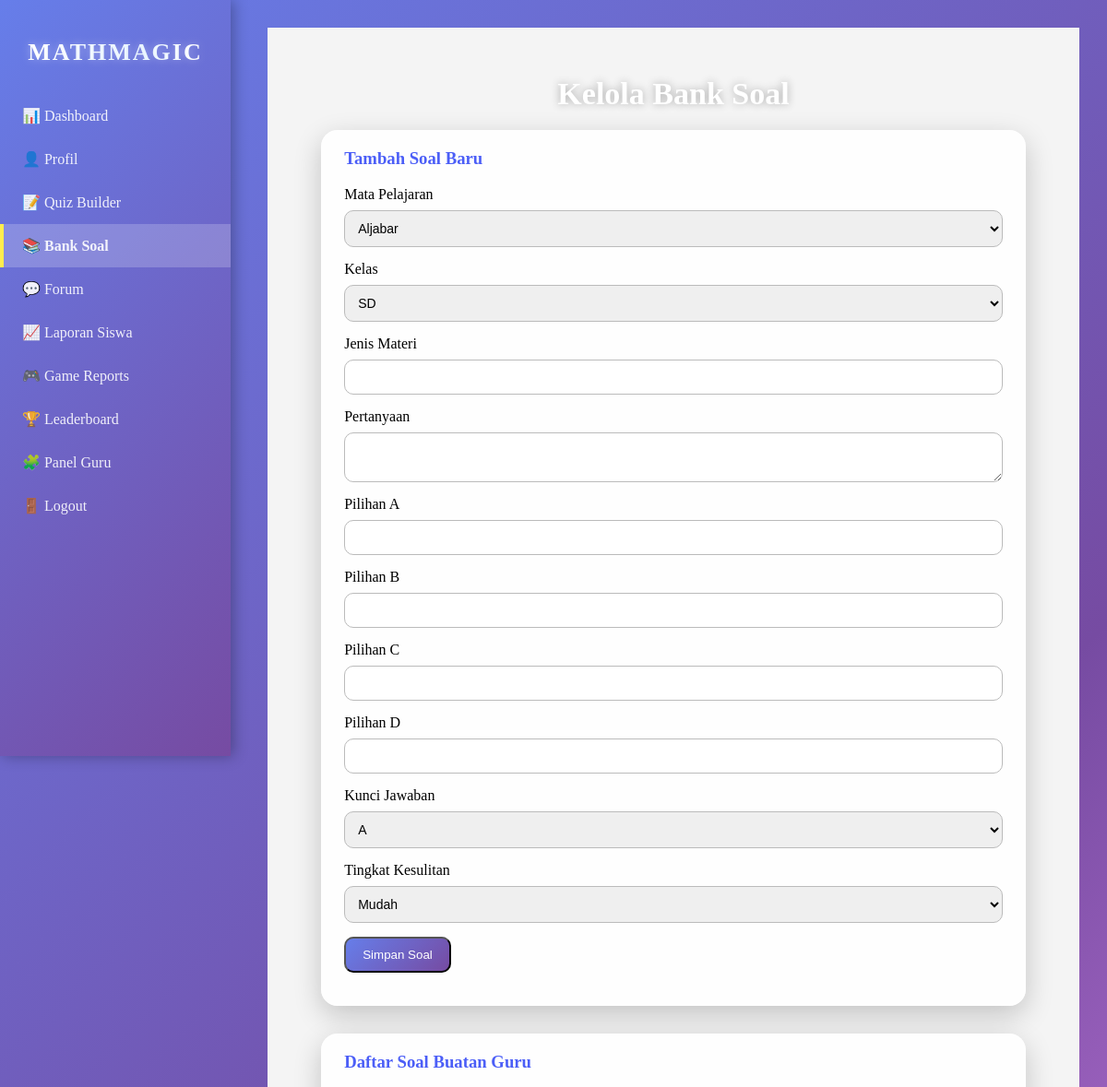
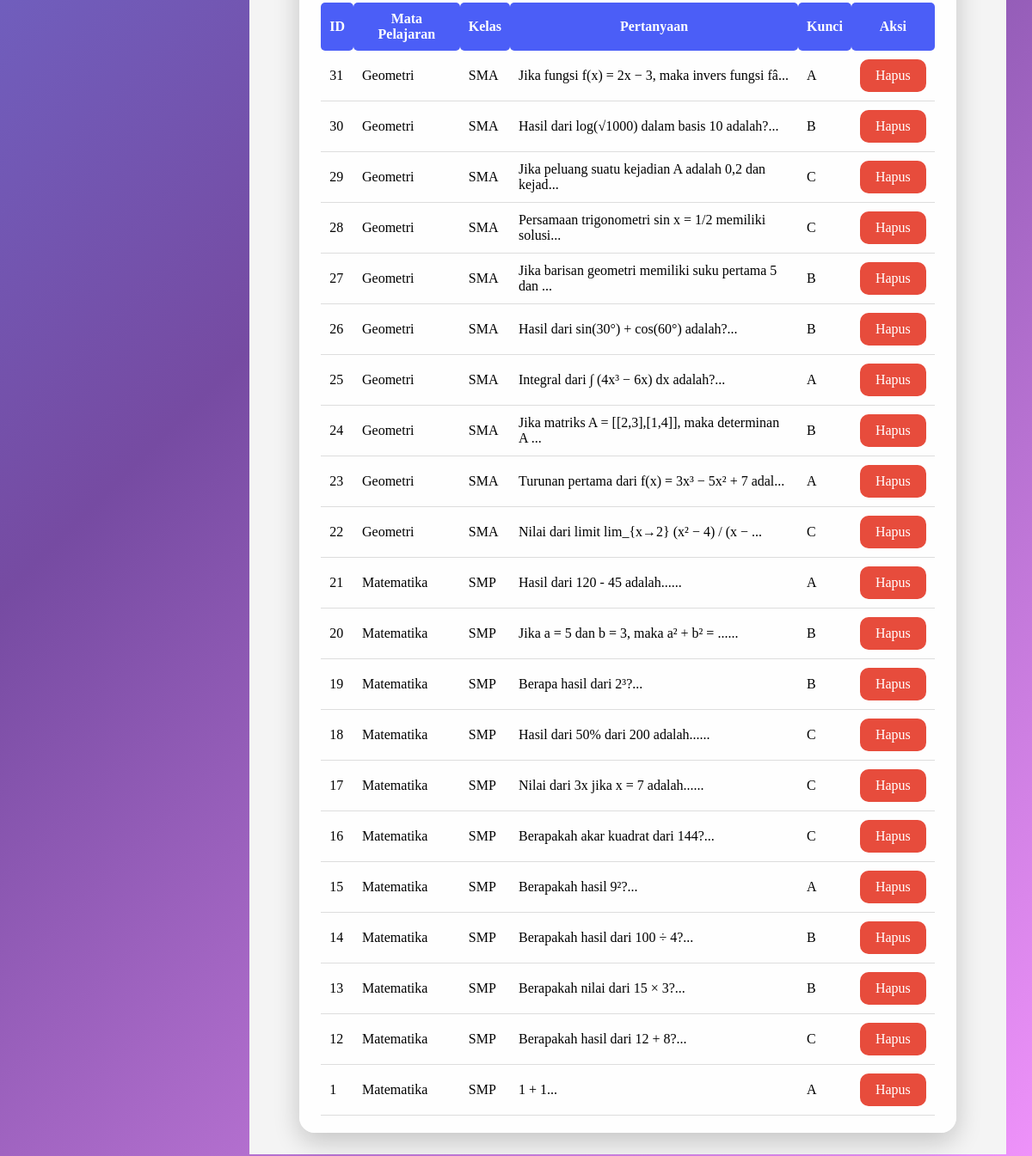
The app's page /guru/banksoal_manage.php (signed in) with its own data (2 pictures, top to bottom).
### tables this page shows
CREATE TABLE `question_bank` (
  `id` int NOT NULL,
  `created_by` int DEFAULT NULL,
  `subject_id` int NOT NULL,
  `kelas` varchar(50) NOT NULL,
  `type` enum('mcq','essay','match','numeric') NOT NULL DEFAULT 'mcq',
  `question` text NOT NULL,
  `option_a` text,
  `option_b` text,
  `option_c` text,
  `option_d` text,
  `correct_answer` varchar(255) DEFAULT NULL,
  `difficulty` tinyint DEFAULT '3',
  `created_at` datetime DEFAULT CURRENT_TIMESTAMP
);

CREATE TABLE `subjects` (
  `id` int NOT NULL,
  `code` varchar(50) NOT NULL,
  `name` varchar(150) NOT NULL,
  `description` text
);

### guru/banksoal_manage.php (the view, shortened to what this page needs)
<?php
require '../config.php';
include '../components/sidebar_guru.php';
$subjects = $conn->query("SELECT id, name FROM subjects ORDER BY name ASC");
$edit_mode = false;
$edit_data = [];
$bank = $conn->query("
    SELECT
        b.*,
        s.name AS subject_name
    FROM question_bank b
    LEFT JOIN subjects s ON b.subject_id = s.id
    ORDER BY b.id DESC
");
?>
<!DOCTYPE html>
<html lang="id">
<head>
</head>
<body>
<div class="container">
    <h2>Kelola Bank Soal</h2>
    <div class="form-card">
        <h3><?= $edit_mode ? "Edit Soal" : "Tambah Soal Baru" ?></h3>
        <form method="post">
            <label>Mata Pelajaran</label>
            <select name="subject_id" required>
                <?php while ($s = $subjects->fetch_assoc()): ?>
                <option value="<?= $s['id']; ?>"
                    <?= ($edit_mode && $edit_data['subject_id'] == $s['id']) ? "selected" : "" ?>>
                    <?= $s['name']; ?>
                </option>
                <?php endwhile; ?>
            </select>
            <label>Kelas</label>
            <select name="kelas" required>
                <option value="SD"  <?= ($edit_mode && $edit_data['kelas']=='SD') ? "selected":"" ?>>SD</option>
            </select>
            <label>Jenis Materi</label>
            <input name="type" value="<?= $edit_mode ? $edit_data['type'] : '' ?>" required>
            <label>Pertanyaan</label>
            <textarea name="question" required><?= $edit_mode ? $edit_data['question'] : '' ?></textarea>
            <label>Pilihan A</label>
            <input name="option_a" value="<?= $edit_mode ? $edit_data['option_a'] : '' ?>" required>
            <label>Pilihan B</label>
            <input name="option_b" value="<?= $edit_mode ? $edit_data['option_b'] : '' ?>" required>
            <label>Pilihan C</label>
            <input name="option_c" value="<?= $edit_mode ? $edit_data['option_c'] : '' ?>" required>
            <label>Pilihan D</label>
            <input name="option_d" value="<?= $edit_mode ? $edit_data['option_d'] : '' ?>" required>
            <label>Kunci Jawaban</label>
            <select name="correct_answer" required>
                <option value="A" <?= ($edit_mode && $edit_data['correct_answer']=='A') ? "selected":"" ?>>A</option>
            </select>
            <label>Tingkat Kesulitan</label>
            <select name="difficulty" required>
                <option value="easy"   <?= ($edit_mode && $edit_data['difficulty']=='easy') ? "selected":"" ?>>Mudah</option>
            </select>
            <button class="btn" type="submit">Simpan Soal</button>
        </form>
    </div>
    <div class="table-card">
        <h3>Daftar Soal Buatan Guru</h3>
        <table>
            <tr>
                <th>ID</th>
                <th>Mata Pelajaran</th>
                <th>Kelas</th>
                <th>Pertanyaan</th>
                <th>Kunci</th>
                <th>Aksi</th>
            </tr>
            <?php while ($b = $bank->fetch_assoc()): ?>
            <tr>
                <td><?= $b['id']; ?></td>
                <td><?= $b['subject_name']; ?></td>
                <td><?= $b['kelas']; ?></td>
                <td><?= substr($b['question'], 0, 50); ?>...</td>
                <td><?= $b['correct_answer']; ?></td>
                <td>
                    <a class="btn btn-danger" href="banksoal_manage.php?delete=<?= $b['id']; ?>"
                        onclick="return confirm('Hapus soal ini?')">Hapus</a>
                </td>
            </tr>
            <?php endwhile; ?>
        </table>
    </div>
</div>
</body>
</html>

### components/sidebar_guru.php (shortened to what this page needs)
<?php
$current = basename($_SERVER['PHP_SELF']);
?>
<div class="sidebar-guru">
    <h2>MATHMAGIC</h2>
    <ul>
        <li><a href="dashboard.php" class="<?= $current == 'dashboard.php' ? 'active' : '' ?>">📊 Dashboard</a></li>
        <li><a href="profile.php" class="<?= $current == 'profile.php' ? 'active' : '' ?>">👤 Profil</a></li>
        <li><a href="quiz_builder.php" class="<?= $current == 'quiz_builder.php' ? 'active' : '' ?>">📝 Quiz Builder</a></li>
        <li><a href="banksoal_manage.php" class="<?= $current == 'banksoal_manage.php' ? 'active' : '' ?>">📚 Bank Soal</a></li>
        <li><a href="forum.php" class="<?= ($current =='forum.php')?'active':'' ?>">💬 Forum</a></li>
        <li><a href="reports.php" class="<?= $current == 'reports.php' ? 'active' : '' ?>">📈 Laporan Siswa</a></li>
        <li><a href="game_reports.php" class="<?= $current == 'game_reports.php' ? 'active' : '' ?>">🎮 Game Reports</a></li>
        <li><a href="leaderboard.php" class="<?= $current == 'leaderboard.php' ? 'active' : '' ?>">🏆 Leaderboard</a></li>
        <li><a href="teacher_panel.php" class="<?= $current == 'teacher_panel.php' ? 'active' : '' ?>">🧩 Panel Guru </a></li>
        <li><a href="../public/logout.php">🚪 Logout</a></li>
    </ul>
</div>
<div class="content-guru">

### components/sidebar_guru.php (style rules this page uses)
.sidebar-guru { position: fixed; left: 0; top: 0; width: 250px; height: 100vh; background: linear-gradient(135deg, #667eea 0%, #764ba2 100%); color: white; padding-top: 20px; box-shadow: 3px 0 15px rgba(0,0,0,0.3); z-index: 99; display: flex; flex-direction: column; align-items: center; }
.sidebar-guru h2 { text-align: center; font-size: 26px; margin-bottom: 30px; letter-spacing: 2px; font-weight: bold; background: linear-gradient(90deg, #ffffff, #f0f8ff, #e6f3ff, #ffffff); -webkit-background-clip: text; -webkit-text-fill-color: transparent; text-shadow: 0 0 10px rgba(255,255,255,0.4); }
.sidebar-guru ul { list-style: none; padding: 0; margin: 0; width: 100%; }
.sidebar-guru ul li a { display: flex; align-items: center; padding: 14px 20px; color: rgba(255,255,255,0.9); font-size: 16px; text-decoration: none; transition: all 0.3s ease; border-left: 4px solid transparent; }
.sidebar-guru ul li a.active { background: rgba(255,255,255,0.2); font-weight: bold; border-left: 4px solid #ffed4e; }
.content-guru { margin-left: 260px; padding: 25px; background: #f4f4f4; min-height: 100vh; transition: margin-left 0.3s ease; }

### guru/banksoal_manage.php (style rules this page uses)
body { margin: 0; background: linear-gradient(135deg, #667eea 0%, #764ba2 50%, #f093fb 100%); min-height: 100vh; padding: 30px; }
.container { width: 92%; margin: auto; }
h2 { text-align: center; color: white; font-size: 34px; margin-bottom: 20px; text-shadow: 0 0 10px rgba(0,0,0,0.3); }
h3 { color: #4b5ef7; margin-top: 0; }
.form-card { background: rgba(255,255,255,0.95); padding: 20px 25px; border-radius: 18px; box-shadow: 0 10px 30px rgba(0,0,0,0.2); margin-bottom: 30px; transition: 0.3s; }
input, select, textarea { width: 100%; padding: 10px; border: 1px solid #bbb; border-radius: 10px; margin: 8px 0 15px 0; font-size: 14px; }
.btn { background: linear-gradient(135deg, #667eea, #764ba2); padding: 10px 18px; border-radius: 10px; display: inline-block; color: white; text-decoration: none; transition: 0.3s; }
.btn-danger { background: #e74c3c; }
.table-card { background: rgba(255,255,255,0.95); padding: 20px 25px; border-radius: 18px; box-shadow: 0 10px 30px rgba(0,0,0,0.2); }
table { width: 100%; border-collapse: collapse; margin-top: 10px; }
th { background: #4b5ef7; color: white; padding: 10px; border-radius: 5px; }
td { padding: 10px; border-bottom: 1px solid #ddd; }

### records on screen
question_bank: id "31", subject.name "Geometri", kelas "SMA", question "Jika fungsi f(x) = 2x − 3, maka invers fungsi fâ", correct_answer "A"
question_bank: id "30", subject.name "Geometri", kelas "SMA", question "Hasil dari log(√1000) dalam basis 10 adalah?", correct_answer "B"
question_bank: id "29", subject.name "Geometri", kelas "SMA", question "Jika peluang suatu kejadian A adalah 0,2 dan kejad", correct_answer "C"
question_bank: id "28", subject.name "Geometri", kelas "SMA", question "Persamaan trigonometri sin x = 1/2 memiliki solusi", correct_answer "C"
question_bank: id "27", subject.name "Geometri", kelas "SMA", question "Jika barisan geometri memiliki suku pertama 5 dan", correct_answer "B"
question_bank: id "26", subject.name "Geometri", kelas "SMA", question "Hasil dari sin(30°) + cos(60°) adalah?", correct_answer "B"
question_bank: id "25", subject.name "Geometri", kelas "SMA", question "Integral dari ∫ (4x³ − 6x) dx adalah?", correct_answer "A"
question_bank: id "24", subject.name "Geometri", kelas "SMA", question "Jika matriks A = [[2,3],[1,4]], maka determinan A", correct_answer "B"
question_bank: id "23", subject.name "Geometri", kelas "SMA", question "Turunan pertama dari f(x) = 3x³ − 5x² + 7 adal", correct_answer "A"
question_bank: id "22", subject.name "Geometri", kelas "SMA", question "Nilai dari limit lim_{x→2} (x² − 4) / (x −", correct_answer "C"
question_bank: id "21", subject.name "Matematika", kelas "SMP", question "Hasil dari 120 - 45 adalah...", correct_answer "A"
question_bank: id "20", subject.name "Matematika", kelas "SMP", question "Jika a = 5 dan b = 3, maka a² + b² = ...", correct_answer "B"
question_bank: id "19", subject.name "Matematika", kelas "SMP", question "Berapa hasil dari 2³?", correct_answer "B"
question_bank: id "18", subject.name "Matematika", kelas "SMP", question "Hasil dari 50% dari 200 adalah...", correct_answer "C"
question_bank: id "17", subject.name "Matematika", kelas "SMP", question "Nilai dari 3x jika x = 7 adalah...", correct_answer "C"
question_bank: id "16", subject.name "Matematika", kelas "SMP", question "Berapakah akar kuadrat dari 144?", correct_answer "C"
question_bank: id "15", subject.name "Matematika", kelas "SMP", question "Berapakah hasil 9²?", correct_answer "A"
question_bank: id "14", subject.name "Matematika", kelas "SMP", question "Berapakah hasil dari 100 ÷ 4?", correct_answer "B"
question_bank: id "13", subject.name "Matematika", kelas "SMP", question "Berapakah nilai dari 15 × 3?", correct_answer "B"
question_bank: id "12", subject.name "Matematika", kelas "SMP", question "Berapakah hasil dari 12 + 8?", correct_answer "C"
question_bank: id "1", subject.name "Matematika", kelas "SMP", question "1 + 1", correct_answer "A"

### other values on screen
form field subject_id "Aljabar"
